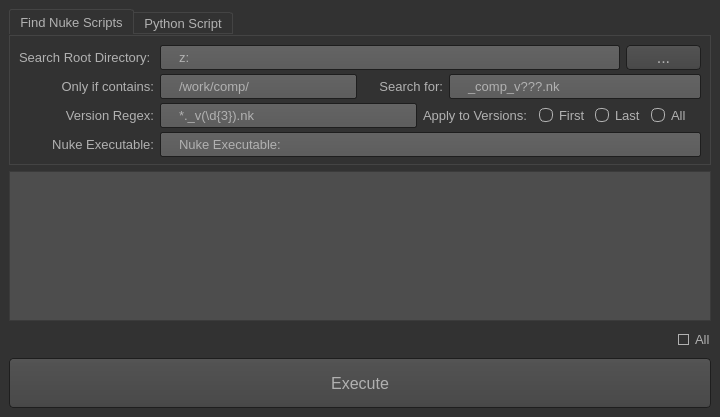
<?xml version="1.0" encoding="UTF-8"?>
<ui version="4.0">
 <class>NukeFixer</class>
 <widget class="QMainWindow" name="NukeFixer">
  <property name="geometry">
   <rect>
    <x>0</x>
    <y>0</y>
    <width>720</width>
    <height>417</height>
   </rect>
  </property>
  <property name="windowTitle">
   <string>NukeFixer – Beware! Dangerous Toy</string>
  </property>
  <property name="windowIcon">
   <iconset resource="../ReviewTool/ui_images.qrc">
    <normaloff>:/images/folder.png</normaloff>:/images/folder.png</iconset>
  </property>
  <property name="toolTip">
   <string/>
  </property>
  <property name="autoFillBackground">
   <bool>false</bool>
  </property>
  <property name="styleSheet">
   <string notr="true">QLabel
{
    font-size: 10pt;
}

QCheckBox
{
    font-size: 10pt;
}

QRadioButton
{
    font-size: 10pt;
}



QListView:item:hover
{
 border-style: none; 
 background-color: #4d4d4d;
}

QGroupBox
{
    font-weight: bold;
    border: 1px solid gray; 
    border-radius: 8px;
    margin-top: 6px;
   /* border-top-left-radius: 3px;
    border-top-right-radius: 3px;*/
}

QGroupBox::title
{
   /* background-color: transparent;*/
   /* subcontrol-position: top left;*/
    
    subcontrol-origin: margin;
    padding:0px 5px;
}


QToolTip
{
     border: 0px solid black;
     background-color: #ffa02f;
     padding: 0px;
     border-radius: 2px;
     opacity: 100;
	font-size: 16px;
}

QWidget
{
    color: #b1b1b1;
    background-color: #323232;
	font-size: 10pt;

}

QWidget:item:hover
{
    background-color: gray;
}


QWidget:item:selected
{
    background-color: QLinearGradient( x1: 0, y1: 0, x2: 0, y2: 1, stop: 0 #ffa02f, stop: 1 #d7801a);
}

QMenuBar::item
{
    background: transparent;
}

QMenuBar::item:selected
{
    background: transparent;
    border: 1px solid #ffaa00;
}

QMenuBar::item:pressed
{
    background: #444;
    border: 1px solid #000;
    background-color: QLinearGradient(
        x1:0, y1:0,
        x2:0, y2:1,
        stop:1 #212121,
        stop:0.4 #343434/*,
        stop:0.2 #343434,
        stop:0.1 #ffaa00*/
    );
    margin-bottom:-1px;
    padding-bottom:1px;
}

QMenu
{
    border: 1px solid #000;
}

QMenu::item
{
    padding: 2px 20px 2px 20px;
}

QMenu::item:selected
{
    color: #000000;
}

QWidget:disabled
{
    color: #404040;
    background-color: #323232;
}

QAbstractItemView
{
   /* background-color: QLinearGradient( x1: 0, y1: 0, x2: 0, y2: 1, stop: 0 #4d4d4d, stop: 0.1 #646464, stop: 1 #5d5d5d);*/
  background-color: #4d4d4d
}

QTextWidget
{
    background-color: #4d4d4d
}

QWidget:focus
{
    /*border: 2px solid QLinearGradient( x1: 0, y1: 0, x2: 0, y2: 1, stop: 0 #ffa02f, stop: 1 #d7801a);*/
}

QLineEdit
{
    background-color: QLinearGradient( x1: 0, y1: 0, x2: 0, y2: 1, stop: 0 #4d4d4d, stop: 0 #646464, stop: 1 #5d5d5d);
    padding: 1px;
    border-style: solid;
    border: 1px solid #1e1e1e;
    border-radius: 2;
    padding-left: 16px;

}

QPushButton
{
    color: #b1b1b1;
    background-color: QLinearGradient( x1: 0, y1: 0, x2: 0, y2: 1, stop: 0 #565656, stop: 0.1 #525252, stop: 0.5 #4e4e4e, stop: 0.9 #4a4a4a, stop: 1 #464646);
    border-width: 1px;
    border-color: #1e1e1e;
    border-style: solid;
    border-radius: 4;
    padding: 3px;
    font-size: 16px;
    padding-left: 5px;
    padding-right: 5px;
	outline: 0;
}

QPushButton:pressed
{
    background-color: QLinearGradient( x1: 0, y1: 0, x2: 0, y2: 1, stop: 0 #2d2d2d, stop: 0.1 #2b2b2b, stop: 0.5 #292929, stop: 0.9 #282828, stop: 1 #252525);
}

QPushButton:checked
{
	
	background-color: QLinearGradient( x1: 0, y1: 0, x2: 0, y2: 1, stop: 0 #946223, stop: 0.1 #905f22, stop: 0.5 #885a20, stop: 0.9 #80551e, stop: 1 #7d531e);
}

QPushButton:focus
{

}

QComboBox
{
    selection-background-color: #ffaa00;
    background-color: QLinearGradient( x1: 0, y1: 0, x2: 0, y2: 1, stop: 0 #565656, stop: 0.1 #525252, stop: 0.5 #4e4e4e, stop: 0.9 #4a4a4a, stop: 1 #464646);
    border-style: solid;
    border: 1px solid #1e1e1e;
    border-radius: 2;
	padding-left: 16px;


}

QComboBox:hover,QPushButton:hover
{
    border: 2px solid QLinearGradient( x1: 0, y1: 0, x2: 0, y2: 1, stop: 0 #ffa02f, stop: 1 #d7801a);
}


QComboBox:on
{
    padding-top: 3px;
    background-color: QLinearGradient( x1: 0, y1: 0, x2: 0, y2: 1, stop: 0 #2d2d2d, stop: 0.1 #2b2b2b, stop: 0.5 #292929, stop: 0.9 #282828, stop: 1 #252525);
    selection-background-color: #ffaa00;
}

QComboBox QAbstractItemView
{
    border: 2px solid darkgray;
    /*selection-background-color: QLinearGradient( x1: 0, y1: 0, x2: 0, y2: 1, stop: 0 #ffa02f, stop: 1 #d7801a);*/
    selection-background-color: #ffa02f;
}

QComboBox::drop-down
{
     subcontrol-origin: padding;
     subcontrol-position: top right;
     width: 15px;

     border-left-width: 0px;
     border-left-color: darkgray;
     border-left-style: solid; /* just a single line */
     border-top-right-radius: 3px; /* same radius as the QComboBox */
     border-bottom-right-radius: 3px;
 }

QComboBox::down-arrow
{
     image: url(:images/down_arrow.png);
}

/*
QComboBox::up-arrow
{
     image: url(:images/up_arrow.png);
}
*/
QGroupBox:focus
{
  border: 2px solid QLinearGradient( x1: 0, y1: 0, x2: 0, y2: 1, stop: 0 #ffa02f, stop: 1 #d7801a);
}

QTextEdit:focus
{
    border: 2px solid QLinearGradient( x1: 0, y1: 0, x2: 0, y2: 1, stop: 0 #ffa02f, stop: 1 #d7801a);
}

QScrollBar:horizontal {
     border:  solid #222222;
     background: QLinearGradient( x1: 0, y1: 0, x2: 0, y2: 1, stop: 0.0 #121212, stop: 0.2 #282828, stop: 1 #484848);
     height: 7px;
     margin: 0px 16px 0 16px;
}

QScrollBar::handle:horizontal
{
      background: QLinearGradient( x1: 0, y1: 0, x2: 1, y2: 0, stop: 0 #ffa02f, stop: 0.5 #d7801a, stop: 1 #ffa02f);
      min-height: 20px;
      border-radius: 2px;
}

QScrollBar::add-line:horizontal {
      border: 1px solid #1b1b19;
      border-radius: 2px;
      background: QLinearGradient( x1: 0, y1: 0, x2: 1, y2: 0, stop: 0 #ffa02f, stop: 1 #d7801a);
      width: 14px;
      subcontrol-position: right;
      subcontrol-origin: margin;
}

QScrollBar::sub-line:horizontal {
      border: 1px solid #1b1b19;
      border-radius: 2px;
      background: QLinearGradient( x1: 0, y1: 0, x2: 1, y2: 0, stop: 0 #ffa02f, stop: 1 #d7801a);
      width: 14px;
     subcontrol-position: left;
     subcontrol-origin: margin;
}

QScrollBar::right-arrow:horizontal, QScrollBar::left-arrow:horizontal
{
      border: 1px solid black;
      width: 1px;
      height: 1px;
      background: white;
}

QScrollBar::add-page:horizontal, QScrollBar::sub-page:horizontal
{
      background: none;
}

QScrollBar:vertical
{
      background: QLinearGradient( x1: 0, y1: 0, x2: 1, y2: 0, stop: 0.0 #121212, stop: 0.2 #282828, stop: 1 #484848);
      width: 7px;
      margin: 16px 0 16px 0;
      border: 1px solid #222222;
}

QScrollBar::handle:vertical
{
      background: QLinearGradient( x1: 0, y1: 0, x2: 0, y2: 1, stop: 0 #ffa02f, stop: 0.5 #d7801a, stop: 1 #ffa02f);
      min-height: 20px;
      border-radius: 2px;
}

QScrollBar::add-line:vertical
{
      border: 1px solid #1b1b19;
      border-radius: 2px;
      background: QLinearGradient( x1: 0, y1: 0, x2: 0, y2: 1, stop: 0 #ffa02f, stop: 1 #d7801a);
      height: 14px;
      subcontrol-position: bottom;
      subcontrol-origin: margin;
}

QScrollBar::sub-line:vertical
{
      border: 1px solid #1b1b19;
      border-radius: 2px;
      background: QLinearGradient( x1: 0, y1: 0, x2: 0, y2: 1, stop: 0 #d7801a, stop: 1 #ffa02f);
      height: 14px;
      subcontrol-position: top;
      subcontrol-origin: margin;
}

QScrollBar::up-arrow:vertical, QScrollBar::down-arrow:vertical
{
      border: 1px solid black;
      width: 1px;
      height: 1px;
      background: white;
}


QScrollBar::add-page:vertical, QScrollBar::sub-page:vertical
{
      background: none;
}

QTextEdit
{
    background-color: #242424;
}

QPlainTextEdit
{
    background-color: #242424;
}

QHeaderView::section
{
    /*           table headers */

    /*background-color: QLinearGradient(x1:0, y1:0, x2:0, y2:1, stop:0 #616161, stop: 0.5 #505050, stop: 0.6 #434343, stop:1 #656565);*/
    background-color: #242424;
    color: white;
    padding-left: 4px;
    border: 1px solid #6c6c6c;
}

QCheckBox:disabled
{
color: #414141;
}

QDockWidget::title
{
    text-align: center;
    spacing: 3px; /* spacing between items in the tool bar */
    background-color: QLinearGradient(x1:0, y1:0, x2:0, y2:1, stop:0 #323232, stop: 0.5 #242424, stop:1 #323232);
}

QDockWidget::close-button, QDockWidget::float-button
{
    text-align: center;
    spacing: 1px; /* spacing between items in the tool bar */
    background-color: QLinearGradient(x1:0, y1:0, x2:0, y2:1, stop:0 #323232, stop: 0.5 #242424, stop:1 #323232);
}

QDockWidget::close-button:hover, QDockWidget::float-button:hover
{
    background: #242424;
}

QDockWidget::close-button:pressed, QDockWidget::float-button:pressed
{
    padding: 1px -1px -1px 1px;
}

QMainWindow::separator
{
    background-color: QLinearGradient(x1:0, y1:0, x2:0, y2:1, stop:0 #161616, stop: 0.5 #151515, stop: 0.6 #212121, stop:1 #343434);
    color: white;
    padding-left: 4px;
    border: 1px solid #4c4c4c;
    spacing: 3px; /* spacing between items in the tool bar */
}

QMainWindow::separator:hover
{

    background-color: QLinearGradient(x1:0, y1:0, x2:0, y2:1, stop:0 #d7801a, stop:0.5 #b56c17 stop:1 #ffa02f);
    color: white;
    padding-left: 4px;
    border: 1px solid #6c6c6c;
    spacing: 3px; /* spacing between items in the tool bar */
}

QToolBar::handle
{
     spacing: 3px; /* spacing between items in the tool bar */
     background: url(:images/handle.png);
}

QMenu::separator
{
    height: 2px;
    background-color: QLinearGradient(x1:0, y1:0, x2:0, y2:1, stop:0 #161616, stop: 0.5 #151515, stop: 0.6 #212121, stop:1 #343434);
    color: white;
    padding-left: 4px;
    margin-left: 10px;
    margin-right: 5px;
}

QProgressBar
{
    border: 2px solid grey;
    border-radius: 3px;
    text-align: center;
}

QProgressBar::chunk
{
    background-color: #d7801a;
    width: 2.15px;
    margin: 0.5px;
}

QTabBar::tab {
    color: #b1b1b1;
    border: 1px solid #444;
    border-bottom-style: none;
    background-color: #323232;
    padding-left: 10px;
    padding-right: 10px;
    padding-top: 3px;
    padding-bottom: 2px;
    margin-right: -1px;
}

QTabWidget::pane {
    border: 1px solid #444;
    top: 1px;
}

QTabBar::tab:last
{
    margin-right: 0; /* the last selected tab has nothing to overlap with on the right */
    border-top-right-radius: 3px;
}

QTabBar::tab:first:!selected
{
 margin-left: 0px; /* the last selected tab has nothing to overlap with on the right */


    border-top-left-radius: 3px;
}

QTabBar::tab:!selected
{
    color: #b1b1b1;
    border-bottom-style: solid;
    margin-top: 3px;
    background-color: QLinearGradient(x1:0, y1:0, x2:0, y2:1, stop:1 #212121, stop:.4 #343434);
}

QTabBar::tab:selected
{
    border-top-left-radius: 3px;
    border-top-right-radius: 3px;
    margin-bottom: 0px;
}

QTabBar::tab:!selected:hover
{
    /*border-top: 2px solid #ffaa00;
    padding-bottom: 3px;*/
    border-top-left-radius: 3px;
    border-top-right-radius: 3px;
    background-color: QLinearGradient(x1:0, y1:0, x2:0, y2:1, stop:1 #212121, stop:0.4 #343434, stop:0.2 #343434, stop:0.1 #ffaa00);
}

QRadioButton::indicator:checked, QRadioButton::indicator:unchecked{
    color: #b1b1b1;
    background-color: #323232;
    border: 1px solid #b1b1b1;
    border-radius: 6px;
}

QRadioButton::indicator:checked
{
    background-color: qradialgradient(
        cx: 0.5, cy: 0.5,
        fx: 0.5, fy: 0.5,
        radius: 1.0,
        stop: 0.25 #ffaa00,
        stop: 0.3 #323232
    );
}

QRadioButton::indicator
{
    border-radius: 1px;
}

QRadioButton::indicator:hover, QCheckBox::indicator:hover
{
    border: 1px solid #ffaa00;
}

QCheckBox::indicator{
    color: #b1b1b1;
    background-color: #323232;
    border: 1px solid #b1b1b1;
    width: 9px;
    height: 9px;
}

QCheckBox::indicator:checked
{
    image:url(:images/checkbox_checked.png);
    /*color: #ffaa00;*/
    /*background-color:#ffaa00;*/
}

QRadioButton::indicator:disabled
{
    border: 1px solid #444;
}

QCheckBox::indicator:disabled
{
    border: 1px solid #444;
    /*image:url(:images/checkbox.png);*/
}

QCheckBox::indicator:checked:disabled
{
    border: 1px solid #444;
    image:url(:images/checkbox_disabled.png);
}




QSpinBox
{
    selection-background-color: #ffaa00;
    background-color: QLinearGradient( x1: 0, y1: 0, x2: 0, y2: 1, stop: 0 #4d4d4d, stop: 0 #646464, stop: 1 #5d5d5d);
    border: 1px solid #1e1e1e;
    border-radius:2;
}
QAbstractSpinBox
{
    selection-background-color: #ffaa00;
    background-color: QLinearGradient( x1: 0, y1: 0, x2: 0, y2: 1, stop: 0 #4d4d4d, stop: 0 #646464, stop: 1 #5d5d5d);
    border: 1px solid #1e1e1e;
    border-radius:2;
}

QSpinBox::up-arrow
{
	background-image: url(:images/up_arrow.png);
    width: 7px; height: 5px;
}
QAbstractSpinBox::up-arrow
{
	background-image: url(:images/up_arrow.png);
    width: 7px; height: 5px;
}

QSpinBox::down-arrow
{
	background-image: url(:images/down_arrow.png);
     width: 7px; height: 5px;
}
QAbstractSpinBox::down-arrow
{
	background-image: url(:images/down_arrow.png);
     width: 7px; height: 5px;
}

QSpinBox::up-button 
{
    border-width: 0px;
}
QAbstractSpinBox::up-button 
{
    border-width: 0px;
}
QSpinBox::down-button 
{
    border-width: 0px;
}
QAbstractSpinBox::down-button 
{
    border-width: 0px;
}

QDoubleSpinBox
{
    selection-background-color: #ffaa00;
    background-color: QLinearGradient( x1: 0, y1: 0, x2: 0, y2: 1, stop: 0 #4d4d4d, stop: 0 #646464, stop: 1 #5d5d5d);
    border: 1px solid #1e1e1e;
    border-radius:2;
}

QDoubleSpinBox::up-arrow
{
	background-image: url(:images/up_arrow.png);
    width: 7px; height: 5px;

}

QDoubleSpinBox::down-arrow
{
	background-image: url(:images/down_arrow.png);
     width: 7px; height: 5px;
}

QDoubleSpinBox::up-button 
{
    border-width: 0px;
}

QDoubleSpinBox::down-button 
{
    border-width: 0px;
}

QCalendarWidget::prevmonth
{
	background-image: url(:images/left_arrow.png);
}
QCalendarWidget::nextmonth
{
	background-image: url(:images/right_arrow.png);
}
QCalendarWidget
{
	 background-color: #242424;
    color: white;
}

</string>
  </property>
  <property name="unifiedTitleAndToolBarOnMac">
   <bool>true</bool>
  </property>
  <widget class="QWidget" name="centralwidget">
   <layout class="QHBoxLayout" name="horizontalLayout_38">
    <item>
     <layout class="QVBoxLayout" name="verticalLayout_3">
      <item>
       <widget class="QTabWidget" name="tabWidget">
        <property name="sizePolicy">
         <sizepolicy hsizetype="Expanding" vsizetype="MinimumExpanding">
          <horstretch>0</horstretch>
          <verstretch>0</verstretch>
         </sizepolicy>
        </property>
        <property name="minimumSize">
         <size>
          <width>200</width>
          <height>150</height>
         </size>
        </property>
        <property name="maximumSize">
         <size>
          <width>16777215</width>
          <height>400</height>
         </size>
        </property>
        <property name="currentIndex">
         <number>0</number>
        </property>
        <widget class="QWidget" name="tab_2">
         <attribute name="title">
          <string>Find Nuke Scripts</string>
         </attribute>
         <layout class="QHBoxLayout" name="horizontalLayout_10">
          <item>
           <layout class="QVBoxLayout" name="verticalLayout">
            <item>
             <layout class="QHBoxLayout" name="horizontalLayout_32">
              <item>
               <widget class="QLabel" name="label_20">
                <property name="sizePolicy">
                 <sizepolicy hsizetype="Fixed" vsizetype="Fixed">
                  <horstretch>0</horstretch>
                  <verstretch>0</verstretch>
                 </sizepolicy>
                </property>
                <property name="minimumSize">
                 <size>
                  <width>135</width>
                  <height>25</height>
                 </size>
                </property>
                <property name="text">
                 <string>Search Root Directory:</string>
                </property>
               </widget>
              </item>
              <item>
               <widget class="QLineEdit" name="search_start">
                <property name="minimumSize">
                 <size>
                  <width>140</width>
                  <height>25</height>
                 </size>
                </property>
                <property name="toolTip">
                 <string>&lt;html&gt;&lt;head/&gt;&lt;body&gt;&lt;p&gt;Search here and below&lt;/p&gt;&lt;/body&gt;&lt;/html&gt;</string>
                </property>
                <property name="text">
                 <string>z:</string>
                </property>
               </widget>
              </item>
              <item>
               <widget class="QPushButton" name="browse">
                <property name="minimumSize">
                 <size>
                  <width>75</width>
                  <height>25</height>
                 </size>
                </property>
                <property name="text">
                 <string>...</string>
                </property>
               </widget>
              </item>
             </layout>
            </item>
            <item>
             <layout class="QHBoxLayout" name="horizontalLayout_8">
              <item>
               <layout class="QHBoxLayout" name="horizontalLayout_7">
                <item>
                 <widget class="QLabel" name="label_22">
                  <property name="sizePolicy">
                   <sizepolicy hsizetype="Fixed" vsizetype="Fixed">
                    <horstretch>0</horstretch>
                    <verstretch>0</verstretch>
                   </sizepolicy>
                  </property>
                  <property name="minimumSize">
                   <size>
                    <width>135</width>
                    <height>25</height>
                   </size>
                  </property>
                  <property name="text">
                   <string>Only if contains:</string>
                  </property>
                  <property name="alignment">
                   <set>Qt::AlignRight|Qt::AlignTrailing|Qt::AlignVCenter</set>
                  </property>
                 </widget>
                </item>
                <item>
                 <widget class="QLineEdit" name="only_if_contains">
                  <property name="minimumSize">
                   <size>
                    <width>140</width>
                    <height>25</height>
                   </size>
                  </property>
                  <property name="toolTip">
                   <string>&lt;html&gt;&lt;head/&gt;&lt;body&gt;&lt;p&gt;Only consider search results that contain this string in the path.&lt;br/&gt;&lt;br/&gt;Typically /publish/render&lt;/p&gt;&lt;/body&gt;&lt;/html&gt;</string>
                  </property>
                  <property name="text">
                   <string>/work/comp/</string>
                  </property>
                 </widget>
                </item>
               </layout>
              </item>
              <item>
               <layout class="QHBoxLayout" name="horizontalLayout_5">
                <item>
                 <widget class="QLabel" name="label_26">
                  <property name="sizePolicy">
                   <sizepolicy hsizetype="Fixed" vsizetype="Fixed">
                    <horstretch>0</horstretch>
                    <verstretch>0</verstretch>
                   </sizepolicy>
                  </property>
                  <property name="minimumSize">
                   <size>
                    <width>80</width>
                    <height>25</height>
                   </size>
                  </property>
                  <property name="text">
                   <string>Search for:</string>
                  </property>
                  <property name="alignment">
                   <set>Qt::AlignRight|Qt::AlignTrailing|Qt::AlignVCenter</set>
                  </property>
                 </widget>
                </item>
                <item>
                 <widget class="QLineEdit" name="search_for">
                  <property name="sizePolicy">
                   <sizepolicy hsizetype="MinimumExpanding" vsizetype="Fixed">
                    <horstretch>0</horstretch>
                    <verstretch>0</verstretch>
                   </sizepolicy>
                  </property>
                  <property name="minimumSize">
                   <size>
                    <width>140</width>
                    <height>25</height>
                   </size>
                  </property>
                  <property name="toolTip">
                   <string>&lt;html&gt;&lt;head/&gt;&lt;body&gt;&lt;p&gt;Search for Unix style pathname pattern expansion&lt;/p&gt;&lt;p&gt;Typically v??? for version&lt;/p&gt;&lt;p&gt;&lt;br/&gt;&lt;/p&gt;&lt;p&gt;see https://docs.python.org/3/library/glob.html&lt;/p&gt;&lt;/body&gt;&lt;/html&gt;</string>
                  </property>
                  <property name="inputMask">
                   <string/>
                  </property>
                  <property name="text">
                   <string>_comp_v???.nk</string>
                  </property>
                 </widget>
                </item>
               </layout>
              </item>
             </layout>
            </item>
            <item>
             <layout class="QHBoxLayout" name="horizontalLayout_4">
              <item>
               <layout class="QHBoxLayout" name="horizontalLayout_3">
                <item>
                 <widget class="QLabel" name="label_23">
                  <property name="sizePolicy">
                   <sizepolicy hsizetype="Fixed" vsizetype="Fixed">
                    <horstretch>0</horstretch>
                    <verstretch>0</verstretch>
                   </sizepolicy>
                  </property>
                  <property name="minimumSize">
                   <size>
                    <width>135</width>
                    <height>25</height>
                   </size>
                  </property>
                  <property name="text">
                   <string>Version Regex:</string>
                  </property>
                  <property name="alignment">
                   <set>Qt::AlignRight|Qt::AlignTrailing|Qt::AlignVCenter</set>
                  </property>
                 </widget>
                </item>
                <item>
                 <widget class="QLineEdit" name="version_regex">
                  <property name="minimumSize">
                   <size>
                    <width>140</width>
                    <height>25</height>
                   </size>
                  </property>
                  <property name="toolTip">
                   <string>&lt;html&gt;&lt;head/&gt;&lt;body&gt;&lt;p&gt;Only consider search results that contain this string in the path.&lt;br/&gt;&lt;br/&gt;Typically /publish/render&lt;/p&gt;&lt;/body&gt;&lt;/html&gt;</string>
                  </property>
                  <property name="text">
                   <string>*._v(\d{3}).nk</string>
                  </property>
                 </widget>
                </item>
               </layout>
              </item>
              <item>
               <layout class="QHBoxLayout" name="horizontalLayout_2">
                <item>
                 <widget class="QLabel" name="label">
                  <property name="sizePolicy">
                   <sizepolicy hsizetype="Fixed" vsizetype="Fixed">
                    <horstretch>0</horstretch>
                    <verstretch>0</verstretch>
                   </sizepolicy>
                  </property>
                  <property name="minimumSize">
                   <size>
                    <width>110</width>
                    <height>25</height>
                   </size>
                  </property>
                  <property name="text">
                   <string>Apply to Versions:</string>
                  </property>
                 </widget>
                </item>
                <item>
                 <widget class="QRadioButton" name="apply_first">
                  <property name="sizePolicy">
                   <sizepolicy hsizetype="Fixed" vsizetype="Fixed">
                    <horstretch>0</horstretch>
                    <verstretch>0</verstretch>
                   </sizepolicy>
                  </property>
                  <property name="minimumSize">
                   <size>
                    <width>50</width>
                    <height>25</height>
                   </size>
                  </property>
                  <property name="text">
                   <string>First</string>
                  </property>
                 </widget>
                </item>
                <item>
                 <widget class="QRadioButton" name="apply_last">
                  <property name="sizePolicy">
                   <sizepolicy hsizetype="Fixed" vsizetype="Fixed">
                    <horstretch>0</horstretch>
                    <verstretch>0</verstretch>
                   </sizepolicy>
                  </property>
                  <property name="minimumSize">
                   <size>
                    <width>50</width>
                    <height>25</height>
                   </size>
                  </property>
                  <property name="text">
                   <string>Last</string>
                  </property>
                 </widget>
                </item>
                <item>
                 <widget class="QRadioButton" name="apply_all">
                  <property name="sizePolicy">
                   <sizepolicy hsizetype="Fixed" vsizetype="Fixed">
                    <horstretch>0</horstretch>
                    <verstretch>0</verstretch>
                   </sizepolicy>
                  </property>
                  <property name="minimumSize">
                   <size>
                    <width>50</width>
                    <height>25</height>
                   </size>
                  </property>
                  <property name="text">
                   <string>All</string>
                  </property>
                 </widget>
                </item>
               </layout>
              </item>
             </layout>
            </item>
            <item>
             <layout class="QHBoxLayout" name="horizontalLayout_9">
              <item>
               <widget class="QLabel" name="label_24">
                <property name="sizePolicy">
                 <sizepolicy hsizetype="Fixed" vsizetype="Fixed">
                  <horstretch>0</horstretch>
                  <verstretch>0</verstretch>
                 </sizepolicy>
                </property>
                <property name="minimumSize">
                 <size>
                  <width>135</width>
                  <height>25</height>
                 </size>
                </property>
                <property name="text">
                 <string>Nuke Executable:</string>
                </property>
                <property name="alignment">
                 <set>Qt::AlignRight|Qt::AlignTrailing|Qt::AlignVCenter</set>
                </property>
               </widget>
              </item>
              <item>
               <widget class="QLineEdit" name="nuke_executable">
                <property name="minimumSize">
                 <size>
                  <width>140</width>
                  <height>25</height>
                 </size>
                </property>
                <property name="toolTip">
                 <string>&lt;html&gt;&lt;head/&gt;&lt;body&gt;&lt;p&gt;Only consider search results that contain this string in the path.&lt;br/&gt;&lt;br/&gt;Typically /publish/render&lt;/p&gt;&lt;/body&gt;&lt;/html&gt;</string>
                </property>
                <property name="text">
                 <string>Nuke Executable:</string>
                </property>
               </widget>
              </item>
             </layout>
            </item>
           </layout>
          </item>
         </layout>
        </widget>
        <widget class="QWidget" name="tab">
         <attribute name="title">
          <string>Python Script</string>
         </attribute>
         <layout class="QHBoxLayout" name="horizontalLayout">
          <item>
           <widget class="QPlainTextEdit" name="python_script"/>
          </item>
         </layout>
        </widget>
       </widget>
      </item>
      <item>
       <widget class="QTableWidget" name="tableWidget">
        <property name="sizePolicy">
         <sizepolicy hsizetype="Expanding" vsizetype="Expanding">
          <horstretch>0</horstretch>
          <verstretch>0</verstretch>
         </sizepolicy>
        </property>
        <property name="minimumSize">
         <size>
          <width>700</width>
          <height>150</height>
         </size>
        </property>
        <property name="maximumSize">
         <size>
          <width>16000</width>
          <height>16000</height>
         </size>
        </property>
        <property name="toolTip">
         <string>&lt;html&gt;&lt;head/&gt;&lt;body&gt;&lt;p&gt;Shows folders found by filters above.&lt;br/&gt;&lt;/p&gt;&lt;p&gt;Folders with shared paths one directory up from found path are shown as one line.&lt;/p&gt;&lt;/body&gt;&lt;/html&gt;</string>
        </property>
       </widget>
      </item>
      <item>
       <layout class="QHBoxLayout" name="horizontalLayout_34">
        <item>
         <spacer name="horizontalSpacer_14">
          <property name="orientation">
           <enum>Qt::Horizontal</enum>
          </property>
          <property name="sizeHint" stdset="0">
           <size>
            <width>40</width>
            <height>20</height>
           </size>
          </property>
         </spacer>
        </item>
        <item>
         <widget class="QCheckBox" name="select_all_none">
          <property name="minimumSize">
           <size>
            <width>33</width>
            <height>25</height>
           </size>
          </property>
          <property name="toolTip">
           <string>&lt;html&gt;&lt;head/&gt;&lt;body&gt;&lt;p&gt;Allows to select or deselect all lines in the table&lt;/p&gt;&lt;/body&gt;&lt;/html&gt;</string>
          </property>
          <property name="autoFillBackground">
           <bool>false</bool>
          </property>
          <property name="text">
           <string>All</string>
          </property>
          <property name="checked">
           <bool>false</bool>
          </property>
         </widget>
        </item>
       </layout>
      </item>
      <item>
       <layout class="QHBoxLayout" name="horizontalLayout_6">
        <item>
         <widget class="QPushButton" name="execute">
          <property name="sizePolicy">
           <sizepolicy hsizetype="MinimumExpanding" vsizetype="Fixed">
            <horstretch>0</horstretch>
            <verstretch>0</verstretch>
           </sizepolicy>
          </property>
          <property name="minimumSize">
           <size>
            <width>350</width>
            <height>50</height>
           </size>
          </property>
          <property name="baseSize">
           <size>
            <width>520</width>
            <height>51</height>
           </size>
          </property>
          <property name="toolTip">
           <string>&lt;html&gt;&lt;head/&gt;&lt;body&gt;&lt;p&gt;&lt;span style=&quot; font-size:10pt;&quot;&gt;Recursively deletes all folders in Eat List.&lt;/span&gt;&lt;/p&gt;&lt;/body&gt;&lt;/html&gt;</string>
          </property>
          <property name="autoFillBackground">
           <bool>false</bool>
          </property>
          <property name="text">
           <string>Execute</string>
          </property>
          <property name="default">
           <bool>true</bool>
          </property>
          <property name="flat">
           <bool>true</bool>
          </property>
         </widget>
        </item>
       </layout>
      </item>
     </layout>
    </item>
   </layout>
  </widget>
 </widget>
 <resources>
  <include location="../ReviewTool/ui_images.qrc"/>
 </resources>
 <connections/>
</ui>
